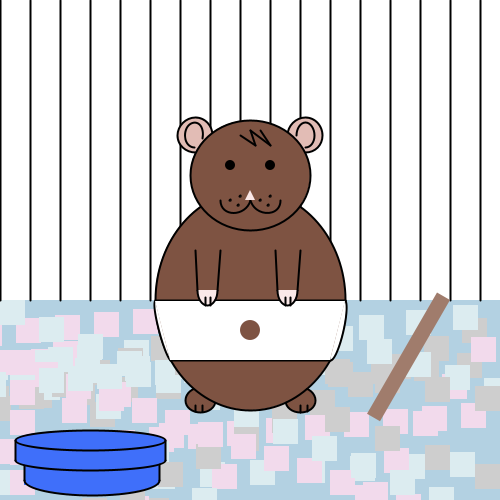
Frame 1 (no input)
Frame 60 (the mouse pressed at the canvas centre just before this capture): identical to frame 1, image omitted
Frame 120 (the mouse held since frame 60 and released just before this capture): identical to frame 1, image omitted

The Processing sketch that drew this single still picture (run headless with seeded random() and noise(); from frame 60 on, the mouse is pressed at the canvas centre):

// Processing sketch: processing_140112
// ── processing_140112.pde




/* this is my hamster Bagel! give her a treat by pressing the box marked treats and bringing it to her mouth. 
 Click and hold the dot on her tummy to watch her dance & click on the stick and watch her nibble it!
 :3
 
 */


boolean nibbling=false;
boolean cheaks=false;
boolean treats=false;
boolean nibbled=false;
color eyeColor=0;
int xpos=90;
int ypos=440;
int x2=12;
int y2=50;
int x3=24;
int ty1=0;
int ty2=0;
int shake=0;
int sxpos=450;
int sypos=300;
color BGC=255;
color dishcolor= color (63, 111, 250);
color hammycolor= color (126, 83, 66);
color stickcolor= color (160, 124, 108);

int R;
int G;
int B;

Litter [] litter= new Litter[500];
Litter [] litter2= new Litter[500];
Litter [] litter3= new Litter[500];
Litter [] litter4= new Litter[500];
Litter [] litter5= new Litter[500];
Litter [] litter6= new Litter[500];
Litter [] litter7= new Litter[800];
Litter [] litter8= new Litter[600];
Litter [] litter9= new Litter[500];
Litter [] litter10= new Litter[500];
Litter [] litter11= new Litter[500];
Litter [] litter12= new Litter[500];
Litter [] litter13= new Litter[500];
Litter [] litter14= new Litter[500];
Litter [] litter15= new Litter[500];
Litter [] litter16= new Litter[500];
Litter [] litter17= new Litter[500];
Litter [] litter18= new Litter[500];
Litter [] litter19= new Litter[500];
Litter [] litter20= new Litter[500];
Litter [] litter21= new Litter[500];
Litter [] litter22= new Litter[500];





Hammy myHammy;


void setup() {
  size(500, 500);
  myHammy= new Hammy();
}

void draw() {

  background(255);


  drawbackground();





  eyeColor=0;




  for (int i=0; i<width/25; i++) {
    fill(0);
    stroke(0);
    strokeWeight(2);
    line(i*30, 0, i*30, 300);
  }

  stroke(0);
  fill(dishcolor);
  noStroke();
  rect(24, 455, 135, 30);
  stroke(0);

  arc(92, 480, 135, 30, 0, PI, OPEN);
  line(24, 455, 24, 480);
  line(159, 455, 159, 480);

  stroke(0);
  fill(dishcolor);
  noStroke();
  rect(15, 440, 150, 20);
  stroke(0);
  ellipse(90, 440, 150, 20);
  arc(90, 460, 150, 20, 0, PI, OPEN);
  line(15, 440, 15, 460);
  line(165, 440, 165, 460);






  myHammy.drawhamster();


  if (treats==true) {
    myHammy.drawtreats(xpos, ypos);
    myHammy.move();


    if (treats==true && nibbled==false && mouseX > 190 && mouseX < 265 && mouseY > 190 && mouseY<250) {
      cheaks=true;
      nibbled=true;
      myHammy.eat();
    }
  }


  if (cheaks==true) {

    fill(126, 83, 66);
    stroke(0);
    arc(200, 200, 60, 60, PI/6, 2*PI-2*QUARTER_PI, OPEN);
    arc(300, 200, 60, 60, PI/6-3*QUARTER_PI, 3*PI-9*QUARTER_PI, OPEN);
  }

  if (mousePressed && mouseX > 240 && mouseX <260  && mouseY > 320 && mouseY<340) {

    textSize(20);
    fill(0);
    text("Merhhh", 400, 70);
    eyeColor=color (126, 83, 66);
    fill(126, 83, 66);
    arc(270, 175, 20, 30, PI, 2*PI, OPEN);
    arc(230, 175, 20, 30, PI, 2*PI, OPEN);

    if (frameCount%6==0) {
      shake=5;

      if (frameCount%5==0) {
        shake=-5;
      }

      myHammy.update();
    }
  }


  myHammy.drawstick(sxpos, sypos);

  if (nibbling==true) {
    myHammy.movestick();
    if (sxpos==270) {
      myHammy.holdstick();
      myHammy.chewstick();
    }
  }
  if (nibbling==false) {
    sxpos=450;
    sypos=300;
  }
}

class Hammy {




  void drawhamster() {



    //feet
    stroke(0);
    strokeWeight(2);
    fill(126, 83, 66);
    ellipse(300, 400, 30, 25); //foot
    ellipse(200, 400, 30, 25); //foot

    //body
    stroke(0);
    fill(126, 83, 66);
    ellipse(250+shake, 300, 190, 220); 


    //tummy
    fill(255);
    line(155+shake, 300, 345+shake, 300);
    line(170+shake, 360, 330+shake, 360);
    curve(300, 300, 345+shake, 300, 330+shake, 360, 300, 300);
    curve(200, 350, 155+shake, 300, 170+shake, 360, 200, 350);
    noStroke();
    quad(155+shake, 301, 345+shake, 301, 330+shake, 360, 170+shake, 360);
    fill(126, 83, 66);
    ellipse(250+shake, 330, 20, 20);


    //ears
    stroke(0);
    fill(226, 188, 181);
    ellipse(195, 135, 35, 35); 
    ellipse(305, 135, 35, 35); 

    //head
    fill(126, 83, 66);
    ellipse(250, 175, 120, 110); 


    //nose
    fill(126, 83, 66);
    curve(250, 100, 220, 200, 250, 200, 250, 100);
    curve(250, 100, 250, 200, 280, 200, 250, 100);

    //pinknose
    noStroke();
    fill(250, 232, 232);
    triangle(245, 200, 250, 190, 255, 200);


    //eyes

    fill(eyeColor);
    ellipse (230, 165, 10, 10);
    ellipse (270, 165, 10, 10);

    //arms
    stroke(0);
    line(195, 250, 197, 290);
    line(220, 250, 217, 290);

    fill(250, 232, 232);
    stroke(0);
    arc(207, 290, 20, 30, 0, PI, OPEN);

    line (210, 305, 210, 297);
    line (205, 305, 205, 297);

    line(275, 250, 277, 290);
    line(300, 250, 297, 290);

    stroke(0);
    arc(287, 290, 20, 30, 0, PI, OPEN);

    //finger lines
    line (290, 305, 290, 297);
    line (285, 305, 285, 297);
    //toe lines
    line(300, 412, 300, 405);
    line(307, 411, 307, 405);

    line(195, 411, 195, 405);
    line(202, 411, 202, 405);

    //fur
    line(260, 130, 270, 145);
    line(270, 145, 250, 130);
    line(240, 135, 255, 145);
    line(255, 145, 250, 130);


    //wiskers 
    fill(0);
    ellipse(230, 200, 1, 1);
    ellipse(240, 196, 1, 1);
    ellipse(238, 205, 1, 1);

    ellipse(260, 200, 1, 1);
    ellipse(270, 196, 1, 1);
    ellipse(268, 205, 1, 1);

    // ear details 

    stroke(0);
    noFill();
    arc(194, 135, 18, 25, PI-2*QUARTER_PI, PI/3+7*QUARTER_PI, OPEN);
    arc(305, 135, 18, 25, PI, PI+6*QUARTER_PI, OPEN);
  }




  void drawtreats(int xpos, int ypos) {

    fill(247, 146, 12);
    triangle(xpos, ypos, xpos+x2, ypos+y2, xpos+x3, ypos);
  }


  void eat() {

    if (nibbled==true) {
      x2=0;
      x3=0;
      y2=0;
      treats=false;
    }
  }

  void movestick() {

    sxpos=270;
    sypos=210;
  }

  void holdstick() {

    fill(250, 232, 232);
    stroke(0);
    pushMatrix();
    translate(205, 295);
    rotate(PI+2*PI/3);
    arc(0, 0, 15, 20, 0, PI, OPEN);
    popMatrix();
    stroke(0);
    fill(250, 232, 232);
    pushMatrix();
    translate(219, 296);
    rotate(PI-PI/3);
    arc(0, 0, 10, 10, 0, PI, OPEN);

    popMatrix();
  }
  void move() {

    xpos=mouseX;
    ypos=mouseY;
  }




  void update() {
    treats=false;   
    nibbled=false;
    cheaks=false;
  }

  void chewstick() {

    if (frameCount%5==0) {
      ty1=3;
      ty2=3;
    }
    if (frameCount%10==0) {
      ty1=0;
      ty2=0;
    }

    strokeWeight(.5);
    fill(255);
    rect(245, 205, 6, 10+ty1);
    rect(251, 205, 6, 10+ty2);


    strokeWeight(2);
    fill(126, 83, 66);
    curve(250, 100, 220, 200, 250, 200, 250, 100);
    curve(250, 100, 250, 200, 280, 200, 250, 100);

    fill(0);
    ellipse(230, 200, 1, 1);
    ellipse(240, 196, 1, 1);
    ellipse(238, 205, 1, 1);

    ellipse(260, 200, 1, 1);
    ellipse(270, 196, 1, 1);
    ellipse(268, 205, 1, 1);
  }
  void drawstick(int sxpos, int sypos) {
    pushMatrix();
    noStroke();
    fill(stickcolor); 
    translate(sxpos, sypos);
    rotate(2*PI/3.0);
    rect(0, 0, 140, 15);
    popMatrix();
  }
}
class Litter {

  color c;
  float Lxpos;
  float Lypos;

  Litter(color c_, float Lxpos_, float Lypos_) {

    c=c;
    Lxpos=Lxpos_;
    Lypos=Lypos_;
  }

  void display(int R, int G, int B ) {

    noStroke();
    fill(R, G, B);
    rectMode(CORNER);
    rect(Lxpos, Lypos, 25, 25);
  }
}

void drawbackground() {


  fill(179, 209, 226);
  noStroke();
  rectMode(CORNER);
  rect(0, 300, 500, 200);




  for ( int i=0; i<litter.length; i++) {
    litter[i] = new Litter (color(R, G, B), (0+i*48), (300+66*i));
  }

  for ( int i=0; i<litter2.length; i++) {
    litter2[i] = new Litter (color(R, G, B), (0+i*53), (300+41*i));
  }
  for ( int i=0; i<litter3.length; i++) {
    litter3[i] = new Litter (color(R, G, B), (0+i*35), (300+75*i));
  }

  for ( int i=0; i<litter4.length; i++) {
    litter4[i] = new Litter (color(R, G, B), (0+i*45), (300+51*i));
  }

  for ( int i=0; i<litter5.length; i++) {
    litter5[i] = new Litter (color(R, G, B), (0+i*31), (300+49*i));
  }
  for ( int i=0; i<litter6.length; i++) {
    litter6[i] = new Litter (color(R, G, B), (0+i*48), (300+47*i));
  }

  for ( int i=0; i<litter7.length; i++) {
    litter7[i] = new Litter (color(R, G, B), (500-i*38), (300+18*i));
  }

  for ( int i=0; i<litter8.length; i++) {
    litter8[i] = new Litter (color(R, G, B), (500-i*29), (300+37*i));
  }
  for ( int i=0; i<litter9.length; i++) {
    litter9[i] = new Litter (color(R, G, B), (500-i*47), (300+i*5));
  }

  for ( int i=0; i<litter10.length; i++) {
    litter10[i] = new Litter (color(R, G, B), (500-i*43), (350+i*3));
  }

  for ( int i=0; i<litter11.length; i++) {
    litter11[i] = new Litter (color(R, G, B), (500-i*39), (400+i*3));
  }
  for ( int i=0; i<litter12.length; i++) {
    litter12[i] = new Litter (color(R, G, B), (500-i*50), (450+i*2));
  }
  for ( int i=0; i<litter13.length; i++) {
    litter13[i] = new Litter (color(R, G, B), (250-i*33), (300+i*12));
  }

  for ( int i=0; i<litter14.length; i++) {
    litter14[i] = new Litter (color(R, G, B), (250-i*39), (300+i*3));
  }
  for ( int i=0; i<litter15.length; i++) {
    litter15[i] = new Litter (color(R, G, B), (275-i*50), (350+i*2));
  }
  for ( int i=0; i<litter16.length; i++) {
    litter16[i] = new Litter (color(R, G, B), (0+i*33), (350+i*12));
  }

  for ( int i=0; i<litter17.length; i++) {
    litter17[i] = new Litter (color(R, G, B), (250+i*39), (300+i*13));
  }
  for ( int i=0; i<litter18.length; i++) {
    litter18[i] = new Litter (color(R, G, B), (275+i*50), (350+i*9));
  }

  for ( int i=0; i<litter19.length; i++) {
    litter19[i] = new Litter (color(R, G, B), (300-i*29), (350+i*2));
  }
  for ( int i=0; i<litter20.length; i++) {
    litter20[i] = new Litter (color(R, G, B), (10), (350+i*30));
  }

  for ( int i=0; i<litter21.length; i++) {
    litter21[i] = new Litter (color(R, G, B), (0+i*39), (300+i*17));
  }
  for ( int i=0; i<litter22.length; i++) {
    litter22[i] = new Litter (color(R, G, B), (175+i*50), (350+i*19));
  }


  for ( int i=0; i<litter10.length; i++) {
    litter10[i].display(206, 206, 206);
  }


  for ( int i=0; i<litter11.length; i++) {
    litter11[i].display(242, 218, 236);
  }


  for ( int i=0; i<litter12.length; i++) {
    litter12[i].display(220, 236, 240);
  }

  for ( int i=0; i<litter.length; i++) {
    litter[i].display(206, 206, 206);
  }


  for ( int i=0; i<litter2.length; i++) {
    litter2[i].display(242, 218, 236);
  }


  for ( int i=0; i<litter3.length; i++) {
    litter3[i].display(220, 236, 240);
  }

  for ( int i=0; i<litter4.length; i++) {
    litter4[i].display(206, 206, 206);
  }


  for ( int i=0; i<litter5.length; i++) {
    litter5[i].display(242, 218, 236);
  }


  for ( int i=0; i<litter6.length; i++) {
    litter6[i].display(220, 236, 240);
  }

  for ( int i=0; i<litter7.length; i++) {
    litter7[i].display(206, 206, 206);
  }


  for ( int i=0; i<litter8.length; i++) {
    litter8[i].display(242, 218, 236);
  }


  for ( int i=0; i<litter9.length; i++) {
    litter9[i].display(220, 236, 240);
  }
  for ( int i=0; i<litter13.length; i++) {
    litter13[i].display(206, 206, 206);
  }


  for ( int i=0; i<litter14.length; i++) {
    litter14[i].display(242, 218, 236);
  }


  for ( int i=0; i<litter15.length; i++) {
    litter15[i].display(220, 236, 240);
  }


  for ( int i=0; i<litter16.length; i++) {
    litter16[i].display(242, 218, 236);
  }


  for ( int i=0; i<litter17.length; i++) {
    litter17[i].display(220, 236, 240);
  }
  for ( int i=0; i<litter18.length; i++) {
    litter18[i].display(206, 206, 206);
  }
  for ( int i=0; i<litter19.length; i++) {
    litter19[i].display(220, 236, 240);
  }


  for ( int i=0; i<litter20.length; i++) {
    litter20[i].display(242, 218, 236);
  }


  for ( int i=0; i<litter21.length; i++) {
    litter21[i].display(220, 236, 240);
  }
  for ( int i=0; i<litter22.length; i++) {
    litter22[i].display(206, 206, 206);
  }
}


void mousePressed() { 

  if ( treats==false && nibbled==false && cheaks==false && (get ( (int)mouseX, (int)mouseY) == dishcolor) ) {
    treats=true;
  }

  if (mousePressed && (get ( (int)mouseX, (int)mouseY) == stickcolor) ) {
    nibbling=!nibbling;
  }
}
